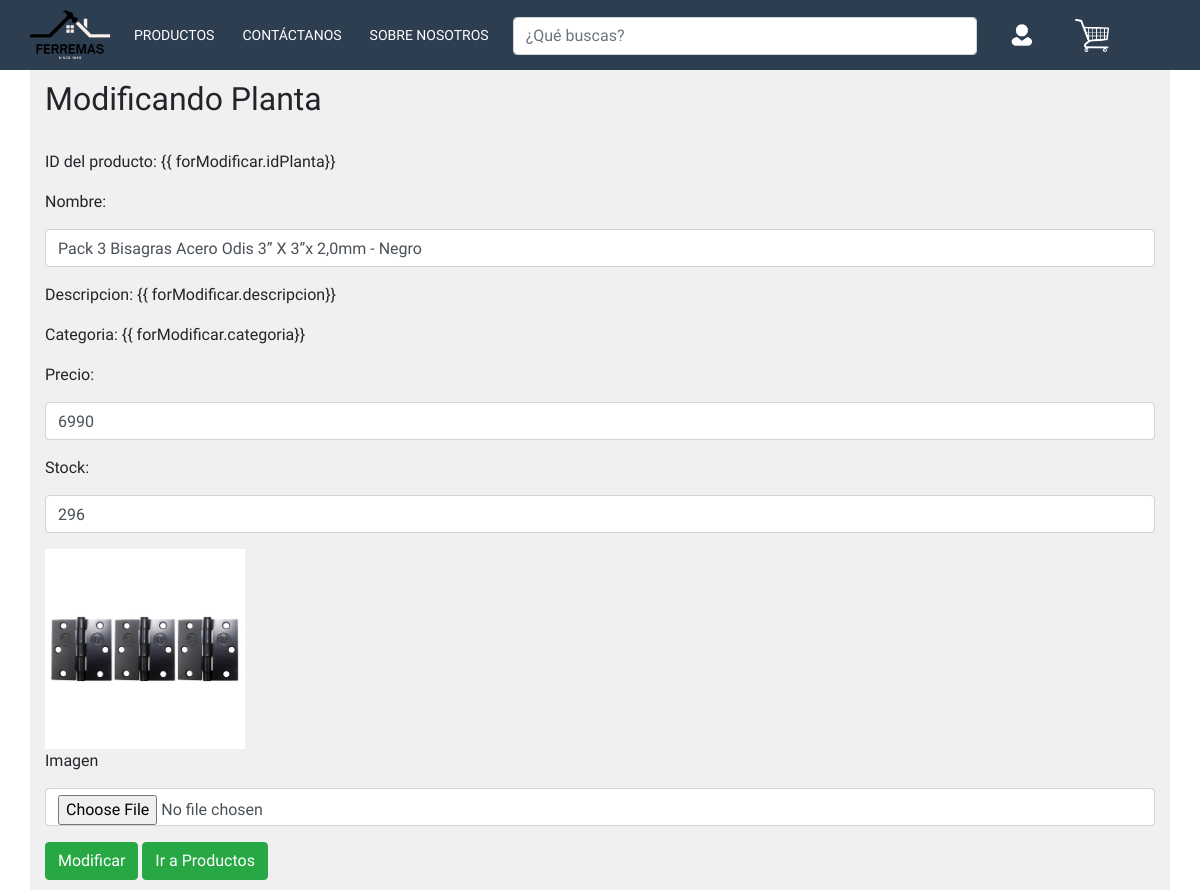
/modificar/F002/ (signed in), run on an earlier commit of the app's database.
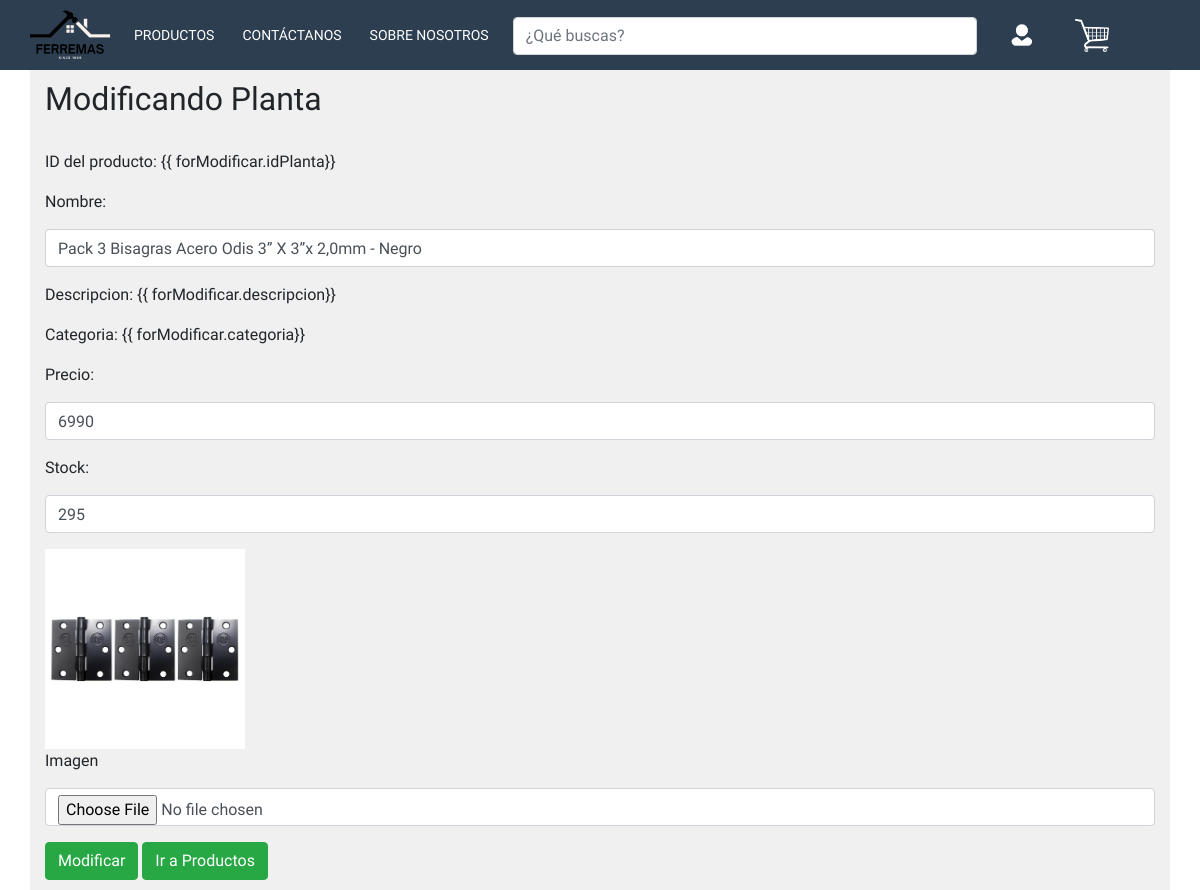
And on a later commit of the database.
### core/models.py (models this page shows, shortened)
class Planta(models.Model):
    idPlanta = models.CharField(primary_key=True, max_length=4,verbose_name='Id de Planta')
    nombre = models.CharField(max_length=50, verbose_name='Nombre de la Planta')
    imagen = models.ImageField(upload_to="imagenes", null=True, verbose_name='Imagen')
    descripcion = models.CharField(blank=True, null=True,max_length=100, verbose_name='Descripcion')
    categoria = models.ForeignKey ('Categoria', default=1, on_delete=models.CASCADE, verbose_name='Categoria')
    precio = models.IntegerField(blank=True, null=True,verbose_name='Precio de la Planta')
    stock = models.IntegerField(blank=True, null=True,verbose_name='Stock de Planta')

### core/views.py (the view)
# urls.py: path('modificar/<id>/', views.modificar, name="modificar"),
@login_required
def modificar(request, id):
    planta = Planta.objects.get(idPlanta=id)
    datos ={
        'forModificar': PlantaForm(instance=planta),
        'planta': planta
    }
    if request.method=='POST':
        formulario = PlantaForm(request.POST,request.FILES,instance=planta)
        if formulario.is_valid():
            formulario.save()
            return redirect('productos')
    return render(request, 'modificar.html', datos)

### core/context_processor.py (called while the page is built, shortened)
def total_carrito(request):
    total = 0
    return {'total_carrito':int(total)}

### core/templates/modificar.html (shortened to what this page needs)
<!doctype html>
<html lang="en">
    <head>
        {% load static %}
        <link rel="stylesheet" href="{% static 'css/misEstilos.css' %}" />
        <link href="{% static 'css/bootstrap.min.css' %}" rel="stylesheet" />
    </head>
    <body>
        <header>
            <div class="container__menu">
                <div class="menu">
                    <nav>
                        <ul>
                            <li><a href="{% url 'index' %}"></a></li>
                            <li>
                                <a href="{% url 'tienda' %}">Productos</a>
                            </li>
                            <li>
                                <a href="{% url 'contacto' %}">Contáctanos</a>
                            </li>
                            <li>
                                <a href="{% url 'Nosotros' %}"
                                    >Sobre Nosotros</a
                                >
                            </li>
                            <li class="search-bar">
                                <input
                                    type="text"
                                    placeholder="¿Qué buscas?"
                                    class="form-control"
                                />
                            </li>
                            {% if user.is_authenticated %}
                            <li>
                                <a href="{% url 'perfil' %}"></a>
                            </li>
                            <li><a href="{% url 'carrito' %}"></a></li>
                            {% else %}
                            <li><a href="{% url 'login' %}"></a></li>
                            <li><a href="{% url 'carrito' %}"></a></li>
                            {% endif %}
                        </ul>
                    </nav>
                </div>
            </div>
        </header>
        <main class="container">
            <h2>Modificando Planta</h2>
            <br />
            <form action="#" method="POST" enctype="multipart/form-data">
                <div class="form-group">
                    {{ forModificar.idPlanta.label }}: {{
                    forModificar.idPlanta}}
                </div>
                <div class="form-group">
                    {{ forModificar.nombre.label }}: {{ forModificar.nombre}}
                </div>
                <div class="form-group">
                    {{ forModificar.descripcion.label }}: {{
                    forModificar.descripcion}}
                </div>
                <div class="form-group">
                    {{ forModificar.categoria.label }}: {{
                    forModificar.categoria}}
                </div>
                <div class="form-group">
                    {{ forModificar.precio.label }}: {{ forModificar.precio}}
                </div>
                <div class="form-group">
                    {{ forModificar.stock.label }}: {{ forModificar.stock}}
                </div>
                {% if planta.imagen %}
                <img src="{{ planta.imagen.url }}" width="200px" />
                {% else %}
                <h4 style="color: red">Producto sin foto</h4>
                {% endif %}
                <div class="form-group">
                    {{ forModificar.imagen.label }} {{ forModificar.imagen}}
                </div>
                <input
                    type="submit"
                    value="Modificar"
                    class="btn btn-success"
                />
                <a href="{% url 'productos' %}" class="btn btn-success"
                    >Ir a Productos</a
                >
            </form>
        </main>
    </body>
</html>

What changed in the data, as far as the page shows it:
changed Planta "Pack 3 Bisagras Acero Odis 3” X 3”x 2,0mm - Negro": stock "296" → "295"
